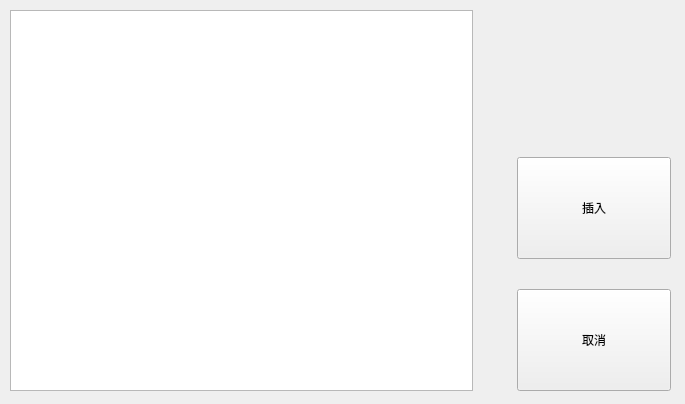
<?xml version="1.0" encoding="UTF-8"?>
<ui version="4.0">
 <class>InsertProgDialog</class>
 <widget class="QDialog" name="InsertProgDialog">
  <property name="geometry">
   <rect>
    <x>0</x>
    <y>0</y>
    <width>685</width>
    <height>404</height>
   </rect>
  </property>
  <property name="windowTitle">
   <string>New Project</string>
  </property>
  <widget class="QWidget" name="layoutWidget">
   <property name="geometry">
    <rect>
     <x>10</x>
     <y>10</y>
     <width>661</width>
     <height>381</height>
    </rect>
   </property>
   <layout class="QHBoxLayout" name="horizontalLayout" stretch="3,0,1">
    <item>
     <widget class="QTableView" name="tableView">
      <property name="sizePolicy">
       <sizepolicy hsizetype="Expanding" vsizetype="Expanding">
        <horstretch>0</horstretch>
        <verstretch>0</verstretch>
       </sizepolicy>
      </property>
      <property name="verticalScrollBarPolicy">
       <enum>Qt::ScrollBarAlwaysOff</enum>
      </property>
      <property name="horizontalScrollBarPolicy">
       <enum>Qt::ScrollBarAlwaysOff</enum>
      </property>
     </widget>
    </item>
    <item>
     <layout class="QVBoxLayout" name="verticalLayout_2">
      <item>
       <widget class="QPushButton" name="pushButton_3">
        <property name="styleSheet">
         <string notr="true">border:none;background-color:transparent;</string>
        </property>
        <property name="icon">
         <iconset resource="images.qrc">
          <normaloff>:/images/arrowup.png</normaloff>:/images/arrowup.png</iconset>
        </property>
        <property name="iconSize">
         <size>
          <width>50</width>
          <height>50</height>
         </size>
        </property>
       </widget>
      </item>
      <item>
       <spacer name="verticalSpacer_2">
        <property name="orientation">
         <enum>Qt::Vertical</enum>
        </property>
        <property name="sizeHint" stdset="0">
         <size>
          <width>20</width>
          <height>40</height>
         </size>
        </property>
       </spacer>
      </item>
      <item>
       <widget class="QPushButton" name="pushButton_4">
        <property name="styleSheet">
         <string notr="true">border:none;background-color:transparent;</string>
        </property>
        <property name="icon">
         <iconset resource="images.qrc">
          <normaloff>:/images/arrowdown.png</normaloff>:/images/arrowdown.png</iconset>
        </property>
        <property name="iconSize">
         <size>
          <width>50</width>
          <height>50</height>
         </size>
        </property>
       </widget>
      </item>
     </layout>
    </item>
    <item>
     <layout class="QVBoxLayout" name="verticalLayout">
      <property name="spacing">
       <number>30</number>
      </property>
      <item>
       <widget class="QLabel" name="label">
        <property name="font">
         <font>
          <pointsize>10</pointsize>
         </font>
        </property>
        <property name="text">
         <string/>
        </property>
        <property name="wordWrap">
         <bool>true</bool>
        </property>
       </widget>
      </item>
      <item>
       <spacer name="verticalSpacer">
        <property name="orientation">
         <enum>Qt::Vertical</enum>
        </property>
        <property name="sizeHint" stdset="0">
         <size>
          <width>20</width>
          <height>40</height>
         </size>
        </property>
       </spacer>
      </item>
      <item>
       <widget class="QPushButton" name="pushButton">
        <property name="sizePolicy">
         <sizepolicy hsizetype="Expanding" vsizetype="Expanding">
          <horstretch>0</horstretch>
          <verstretch>0</verstretch>
         </sizepolicy>
        </property>
        <property name="focusPolicy">
         <enum>Qt::NoFocus</enum>
        </property>
        <property name="text">
         <string>插入</string>
        </property>
       </widget>
      </item>
      <item>
       <widget class="QPushButton" name="pushButton_2">
        <property name="sizePolicy">
         <sizepolicy hsizetype="Expanding" vsizetype="Expanding">
          <horstretch>0</horstretch>
          <verstretch>0</verstretch>
         </sizepolicy>
        </property>
        <property name="focusPolicy">
         <enum>Qt::NoFocus</enum>
        </property>
        <property name="text">
         <string>取消</string>
        </property>
       </widget>
      </item>
     </layout>
    </item>
   </layout>
  </widget>
 </widget>
 <resources>
  <include location="images.qrc"/>
 </resources>
 <connections/>
</ui>
